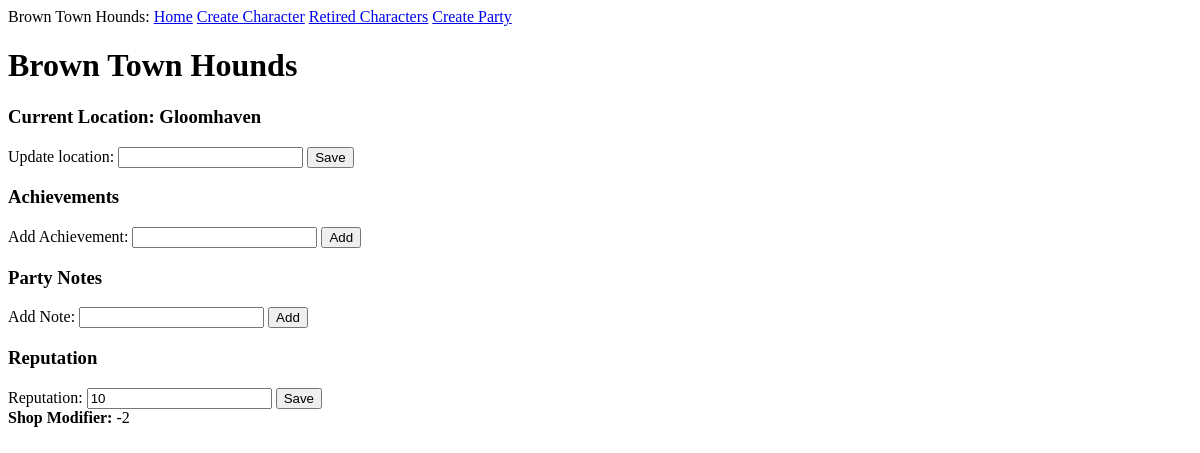
Before: /party/Brown Town Hounds with the older database file.
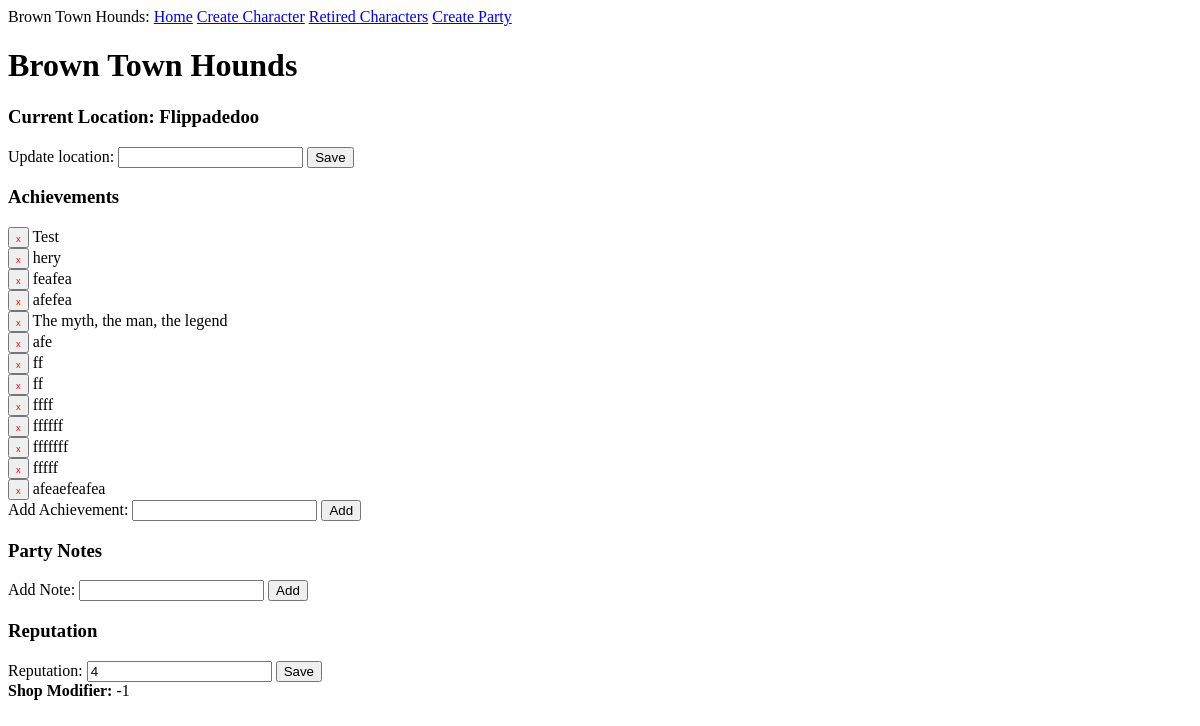
After: the same page with the newer database file.
### app/models.py (models this page shows)
class Party(db.Model):
    id: so.Mapped[int] = so.mapped_column(primary_key=True)
    name: so.Mapped[str] = so.mapped_column(sa.String(64), index=True,
                                                unique=True)
    location: so.Mapped[str] = so.mapped_column(sa.String(64), index=True,
                                                unique=True, nullable=True)
    reputation: so.Mapped[int] = so.mapped_column(sa.Integer, index=True, default=0)
    notes: so.WriteOnlyMapped['PartyNotes'] = so.relationship(back_populates='party', cascade="all, delete", passive_deletes=True)
    achievements: so.WriteOnlyMapped['PartyAchievements'] = so.relationship(back_populates='party', cascade="all, delete", passive_deletes=True)

class PartyAchievements(db.Model):
    id: so.Mapped[int] = so.mapped_column(primary_key=True)
    text: so.Mapped[str] = so.mapped_column(sa.String(256))
    party_id: so.Mapped[str] = so.mapped_column(sa.ForeignKey(Party.id),
                                               index=True)
    timestamp: so.Mapped[datetime] = so.mapped_column(
        index=True, default=lambda: datetime.now(timezone.utc))
    party: so.Mapped["Party"] = so.relationship(back_populates='achievements')

### app/routes.py (the view, shortened to what this page needs)
@app.route('/party/<party_name>', methods=['GET', 'POST'])
def party(party_name):
    party_obj = db.first_or_404(sa.select(Party).where(Party.name == party_name)) #Get party from database
    party_achievements = db.session.scalars(party_obj.achievements.select()).all() #Get all achievements for this party from database
    party_notes = db.session.scalars(party_obj.notes.select()).all() #Get all notes for this party from database
    shop_modifier = SetPartyShopModifier(party_obj.reputation)
    form = PartyForm(request.form,obj=party_obj) #instantiate part form
    return render_template('party.html', party=party_obj, party_name=party_name, form=form, party_achievements=party_achievements, party_notes=party_notes, shop_modifier=shop_modifier)

### app/forms.py
class PartyForm(FlaskForm):
    loc = StringField('')
    achievement = StringField('')
    note = StringField('')
    reputation = IntegerField('')

### app/routes.py (called while the page is built)
def SetPartyShopModifier(partyRep):
    sign = math.copysign(1, partyRep)
    reputation_abs = abs(partyRep)
    shop_thresholds = [(-5, 19), (-4, 15), (-3, 11), (-2, 7), (-1, 3), (0, 0)]
    for mod, reputation in shop_thresholds:
        if reputation_abs >= reputation:
            modifier = mod * sign
            return (int(modifier))

### app/templates/party.html (shortened to what this page needs)
{% extends "base.html" %}
{% block content %}
<form action="" method="post" style="display:inline;">
    <h1>{{ party.name }}</h1>
    <h3>Current Location: {{ party.location }}</h3>
    Update location: {{ form.loc }}
    <button type="submit" name="location">Save</button>
</form>
    <h3>Achievements</h3>
<form action="" method="post" style="display:inline;">
    {% for achievement in party_achievements %}
    <button type="submit" name="delete_achievement" value="{{ achievement.id }}"><span style="font-size: 0.7em; color: red; border: none;">x</span></button> {{ achievement.text }}<br>
    {% endfor %}
</form>
<form action="" method="post" style="display:inline;">
    Add Achievement: {{ form.achievement }} <button type="submit" name="achievement">Add</button>
</form>
<h3>Party Notes</h3>
<form action="" method="post" style="display:inline;">
    Add Note: {{ form.note }} <button type="submit" name="note">Add</button>
</form>
<h3>Reputation</h3>
<form action="" method="post" style="display:inline;">
    Reputation: {{ form.reputation }}
    <button type="submit" name="reputation">Save</button><br>
</form>
<b>Shop Modifier:</b> {% if party.reputation < -2 %}+{% endif %}{{ shop_modifier }}
{% endblock %}

Changed rows visible on the page:
changed Party "Brown Town Hounds": location "Gloomhaven" → "Flippadedoo"
added PartyAchievements: {{ achievement.id }} 1 (drawn), text "Test"
added PartyAchievements: {{ achievement.id }} 2 (drawn), text "hery"
added PartyAchievements: {{ achievement.id }} 3 (drawn), text "feafea"
added PartyAchievements: {{ achievement.id }} 4 (drawn), text "afefea"
added PartyAchievements: {{ achievement.id }} 5 (drawn), text "The myth, the man, the legend"
added PartyAchievements: {{ achievement.id }} 6 (drawn), text "afe"
added PartyAchievements: {{ achievement.id }} 7 (drawn), text "ff"
added PartyAchievements: {{ achievement.id }} 8 (drawn), text "ff"
added PartyAchievements: {{ achievement.id }} 9 (drawn), text "ffff"
added PartyAchievements: {{ achievement.id }} 10 (drawn), text "ffffff"
added PartyAchievements: {{ achievement.id }} 11 (drawn), text "fffffff"
added PartyAchievements: {{ achievement.id }} 12 (drawn), text "fffff"
added PartyAchievements: {{ achievement.id }} 13 (drawn), text "afeaefeafea"
Other visible differences:
form field reputation: "10" → "4"
{{ shop_modifier }}: "-2" → "-1"
